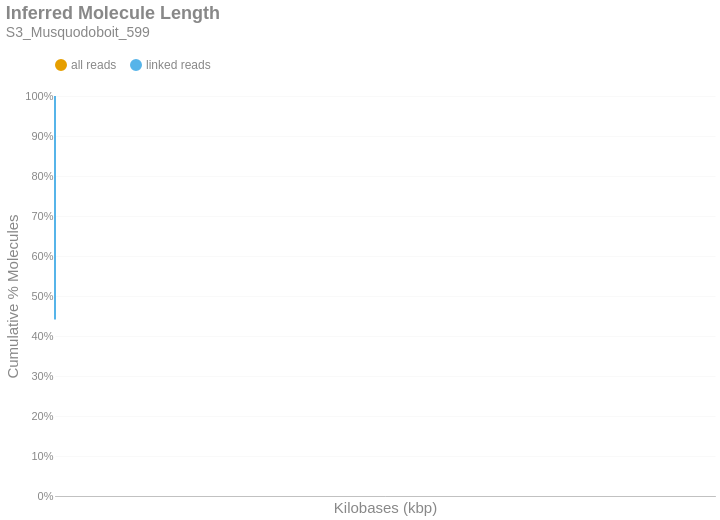

Here is the notebook cell this chart was saved with:
### Markdown cell above
### Inferred Molecule Length
This is the cumulative frequency distribution of molecule lengths inferred from the first and last alignment positions along a contig for all alignments associated with a single linked-read barcode on a given contig.There are two distributions: one with `all` the alignments (yellow) and another with only `linked reads` (blue). The percent of molecules in the `linked reads` distribution is relative to the total number of linked molecules.

### Code cell
if SKIPLR:
    print_html(f"Skipped")
else:
    binned_df = consolidated_hist(valids['length_inferred']/1000, mask, 10, True)
    binned_df = binned_df.with_columns(
        pl.when(pl.col('bin').cast(pl.Utf8) == '0').then(pl.lit('1')).otherwise(pl.col('bin').cast(pl.Utf8)).alias('bin')
    )
    with SafeRender(binned_df):
        (
            density_plot(binned_df, 'Inferred Molecule Length', samplename, 'inferredlen')
            .transform_calculate(bin_kb='datum.bin / 1000')
            .encode(
                x=alt.X('bin_kb:Q', title="Kilobases (kbp)").scale(type='log', padding=0).axis(labelAngle=-40),
                y=alt.Y('value:Q', title='Cumulative % Molecules')
                    .axis(format='%')
                    .stack(False)
                    .scale(domainMin=0, domainMax=1,padding=0),
                color=alt.Color("key:N").scale(domain = ["all reads", "linked reads"]),
                tooltip = [
                    alt.Tooltip("key:N", title = "Data Type"),
                    alt.Tooltip("range_label:N", title="Kilobases"),
                    alt.Tooltip("value:Q", format = ".2%", title="% Molecules (Cum.)")
                ]
            )
        ).display()

### Figure 1 — Vega-Lite specification as saved in the notebook (floating-point values rounded to 4 significant figures)
{"width": "container", "height": 400, "config": {"title": {"anchor": "start", "dy": -15, "fontSize": 18, "color": "#888888", "subtitleColor": "#888888", "subtitleFontSize": 14}, "arc": {"fill": "#0072B2"}, "axis": {"domainColor": "#888888", "domainWidth": 0.5, "gridWidth": 0.2, "grid": false, "titleFontWeight": 400, "titleFontSize": 15, "labelFontSize": 11, "labelColor": "#888888", "tickColor": "#888888", "tickWidth": 0.2, "titleColor": "#888888"}, "axisBand": {"grid": false}, "axisX": {"grid": true, "tickSize": 10, "domainCap": "round"}, "axisY": {"domain": false, "grid": true, "tickSize": 0, "domainCap": "round"}, "background": "transparent", "header": {"labelFontSize": 15, "labelColor": "#888888", "titleFontSize": 15, "titleFontWeight": 600, "titleColor": "#888888"}, "legend": {"labelFont": "sans-serif", "labelFontSize": 12, "labelColor": "#888888", "symbolSize": 100, "symbolType": "circle", "titleFontSize": 12, "titlePadding": 10, "titleColor": "#888888", "title": null, "orient": "top"}, "range": {"category": ["#E69F00", "#56B4E9", "#009E73", "#F0E442", "#0072B2", "#D55E00", "#CC79A7", "#000000"], "diverging": ["#cfe8f3", "#a2d4ec", "#73bfe2", "#46abdb", "#1696d2", "#12719e"]}, "area": {"fill": "#0072B2", "fillOpacity": 0.7, "line": true, "strokeOpacity": 0.7}, "line": {"color": "#0072B2", "stroke": "#0072B2", "strokeWidth": 2}, "trail": {"color": "#0072B2", "stroke": "#0072B2", "strokeWidth": 0, "size": 1}, "point": {"filled": true, "fillOpacity": 1.0, "size": 95}, "text": {"color": "#888888", "fontSize": 11, "align": "right", "fontWeight": 400, "size": 11}, "bar": {"fill": "#0072B2", "stroke": null}, "view": {"stroke": null, "continuousWidth": 660, "continuousHeight": 400}}, "data": {"name": "data-80e71f1b79c18b25342e46b04994578e"}, "mark": {"type": "line", "interpolate": "monotone", "point": {"opacity": 0, "size": 275}}, "encoding": {"color": {"field": "key", "scale": {"domain": ["all reads", "linked reads"]}, "type": "nominal"}, "tooltip": [{"field": "key", "title": "Data Type", "type": "nominal"}, {"field": "range_label", "title": "Kilobases", "type": "nominal"}, {"field": "value", "format": ".2%", "title": "% Molecules (Cum.)", "type": "quantitative"}], "x": {"axis": {"labelAngle": -40}, "field": "bin_kb", "scale": {"type": "log", "padding": 0}, "title": "Kilobases (kbp)", "type": "quantitative"}, "y": {"axis": {"format": "%"}, "field": "value", "scale": {"domainMin": 0, "domainMax": 1, "padding": 0}, "stack": false, "title": "Cumulative % Molecules", "type": "quantitative"}}, "params": [{"name": "param_c36ac31b6afebe62", "select": {"type": "point", "fields": ["key"]}, "bind": "legend"}], "title": {"text": "Inferred Molecule Length", "subtitle": "S3_Musquodoboit_599"}, "transform": [{"fold": ["all reads (cumsum)", "linked reads (cumsum)"]}, {"calculate": "replace(datum.key, ' (cumsum)', '')", "as": "key"}, {"filter": {"param": "param_c36ac31b6afebe62"}}, {"calculate": "datum.bin / 1000", "as": "bin_kb"}], "usermeta": {"embedOptions": {"downloadFileName": "S3_Musquodoboit_599.inferredlen"}}, "$schema": "https://vega.github.io/schema/vega-lite/v6.1.0.json", "datasets": {"data-80e71f1b79c18b25342e46b04994578e": [{"bin": "0.0", "interval": "0.0-10.0", "all reads": 0.8969, "linked reads": 0.4414, "all reads (cumsum)": 0.8969, "linked reads (cumsum)": 0.4414, "range_label": "0-9"}, {"bin": "10.0", "interval": "10.0-20.0", "all reads": 0.03085, "linked reads": 0.1657, "all reads (cumsum)": 0.9277, "linked reads (cumsum)": 0.6071, "range_label": "10-19"}, {"bin": "20.0", "interval": "20.0-30.0", "all reads": 0.02139, "linked reads": 0.1154, "all reads (cumsum)": 0.9491, "linked reads (cumsum)": 0.7225, "range_label": "20-29"}, {"bin": "30.0", "interval": "30.0-40.0", "all reads": 0.0162, "linked reads": 0.08767, "all reads (cumsum)": 0.9653, "linked reads (cumsum)": 0.8102, "range_label": "30-39"}, {"bin": "40.0", "interval": "40.0-50.0", "all reads": 0.01262, "linked reads": 0.06855, "all reads (cumsum)": 0.9779, "linked reads (cumsum)": 0.8787, "range_label": "40-49"}, {"bin": "50.0", "interval": "50.0-60.0", "all reads": 0.00702, "linked reads": 0.03852, "all reads (cumsum)": 0.9849, "linked reads (cumsum)": 0.9172, "range_label": "50-59"}, {"bin": "60.0", "interval": "60.0-70.0", "all reads": 0.004971, "linked reads": 0.02731, "all reads (cumsum)": 0.9899, "linked reads (cumsum)": 0.9445, "range_label": "60-69"}, {"bin": "70.0", "interval": "70.0-80.0", "all reads": 0.003366, "linked reads": 0.01849, "all reads (cumsum)": 0.9933, "linked reads (cumsum)": 0.963, "range_label": "70-79"}, {"bin": "80.0", "interval": "80.0-90.0", "all reads": 0.002286, "linked reads": 0.01255, "all reads (cumsum)": 0.9956, "linked reads (cumsum)": 0.9756, "range_label": "80-89"}, {"bin": "90.0", "interval": "90.0-100.0", "all reads": 0.00157, "linked reads": 0.008625, "all reads (cumsum)": 0.9971, "linked reads (cumsum)": 0.9842, "range_label": "90-99"}, {"bin": "100.0", "interval": "100.0-110.0", "all reads": 0.00104, "linked reads": 0.005712, "all reads (cumsum)": 0.9982, "linked reads (cumsum)": 0.9899, "range_label": "100-109"}, {"bin": "110.0", "interval": "110.0-120.0", "all reads": 0.0006615, "linked reads": 0.003635, "all reads (cumsum)": 0.9988, "linked reads (cumsum)": 0.9936, "range_label": "110-119"}, {"bin": "120.0", "interval": "120.0-130.0", "all reads": 0.0004311, "linked reads": 0.002369, "all reads (cumsum)": 0.9993, "linked reads (cumsum)": 0.9959, "range_label": "120-129"}, {"bin": "130.0", "interval": "130.0-140.0", "all reads": 0.0002809, "linked reads": 0.001544, "all reads (cumsum)": 0.9995, "linked reads (cumsum)": 0.9975, "range_label": "130-139"}, {"bin": "140.0", "interval": "140.0-150.0", "all reads": 0.0001592, "linked reads": 0.0008749, "all reads (cumsum)": 0.9997, "linked reads (cumsum)": 0.9983, "range_label": "140-149"}, {"bin": "150.0", "interval": "150.0-160.0", "all reads": 0.0001191, "linked reads": 0.0006544, "all reads (cumsum)": 0.9998, "linked reads (cumsum)": 0.999, "range_label": "150-159"}, {"bin": "160.0", "interval": "160.0-170.0", "all reads": 7.185e-05, "linked reads": 0.0003948, "all reads (cumsum)": 0.9999, "linked reads (cumsum)": 0.9994, "range_label": "160-169"}, {"bin": "170.0", "interval": "170.0-180.0", "all reads": 4.078e-05, "linked reads": 0.0002241, "all reads (cumsum)": 0.9999, "linked reads (cumsum)": 0.9996, "range_label": "170-179"}, {"bin": "180.0", "interval": "180.0-190.0", "all reads": 2.589e-05, "linked reads": 0.0001423, "all reads (cumsum)": 1.0, "linked reads (cumsum)": 0.9998, "range_label": "180-189"}, {"bin": "190.0", "interval": "190.0-200.0", "all reads": 1.554e-05, "linked reads": 8.536e-05, "all reads (cumsum)": 1.0, "linked reads (cumsum)": 0.9998, "range_label": "190-199"}, {"bin": "200.0", "interval": "200.0-210.0", "all reads": 1.036e-05, "linked reads": 5.69e-05, "all reads (cumsum)": 1.0, "linked reads (cumsum)": 0.9999, "range_label": "200-209"}, {"bin": "210.0", "interval": "210.0-220.0", "all reads": 7.768e-06, "linked reads": 4.268e-05, "all reads (cumsum)": 1.0, "linked reads (cumsum)": 0.9999, "range_label": "210-219"}, {"bin": "220.0", "interval": "220.0-230.0", "all reads": 4.531e-06, "linked reads": 2.49e-05, "all reads (cumsum)": 1.0, "linked reads (cumsum)": 1.0, "range_label": "220-229"}, {"bin": "230.0", "interval": "230.0-240.0", "all reads": 1.942e-06, "linked reads": 1.067e-05, "all reads (cumsum)": 1.0, "linked reads (cumsum)": 1.0, "range_label": "230-239"}, {"bin": "240.0", "interval": "240.0-250.0", "all reads": 6.473e-07, "linked reads": 3.557e-06, "all reads (cumsum)": 1.0, "linked reads (cumsum)": 1.0, "range_label": "240-249"}, {"bin": "250.0", "interval": "250.0-260.0", "all reads": 6.473e-07, "linked reads": 3.557e-06, "all reads (cumsum)": 1.0, "linked reads (cumsum)": 1.0, "range_label": "250-259"}, {"bin": "260.0", "interval": "260.0-270.0", "all reads": 1.295e-06, "linked reads": 7.113e-06, "all reads (cumsum)": 1.0, "linked reads (cumsum)": 1.0, "range_label": "260-269"}, {"bin": "270.0", "interval": "270.0-280.0", "all reads": 0.0, "linked reads": 0.0, "all reads (cumsum)": 1.0, "linked reads (cumsum)": 1.0, "range_label": "270-279"}, {"bin": "280.0", "interval": "280.0-290.0", "all reads": 6.473e-07, "linked reads": 3.557e-06, "all reads (cumsum)": 1.0, "linked reads (cumsum)": 1.0, "range_label": "280-289"}, {"bin": "290.0", "interval": "290.0-300.0", "all reads": 0.0, "linked reads": 0.0, "all reads (cumsum)": 1.0, "linked reads (cumsum)": 1.0, "range_label": "290-299"}, {"bin": "300.0", "interval": "300.0-310.0", "all reads": 0.0, "linked reads": 0.0, "all reads (cumsum)": 1.0, "linked reads (cumsum)": 1.0, "range_label": "300-309"}, {"bin": "310.0", "interval": "310.0-320.0", "all reads": 0.0, "linked reads": 0.0, "all reads (cumsum)": 1.0, "linked reads (cumsum)": 1.0, "range_label": "310-319"}, {"bin": "320.0", "interval": "320.0-330.0", "all reads": 0.0, "linked reads": 0.0, "all reads (cumsum)": 1.0, "linked reads (cumsum)": 1.0, "range_label": "320-329"}, {"bin": "330.0", "interval": "330.0-340.0", "all reads": 0.0, "linked reads": 0.0, "all reads (cumsum)": 1.0, "linked reads (cumsum)": 1.0, "range_label": "330-339"}, {"bin": "340.0", "interval": "340.0-350.0", "all reads": 6.473e-07, "linked reads": 3.557e-06, "all reads (cumsum)": 1.0, "linked reads (cumsum)": 1.0, "range_label": "340-349"}]}}
